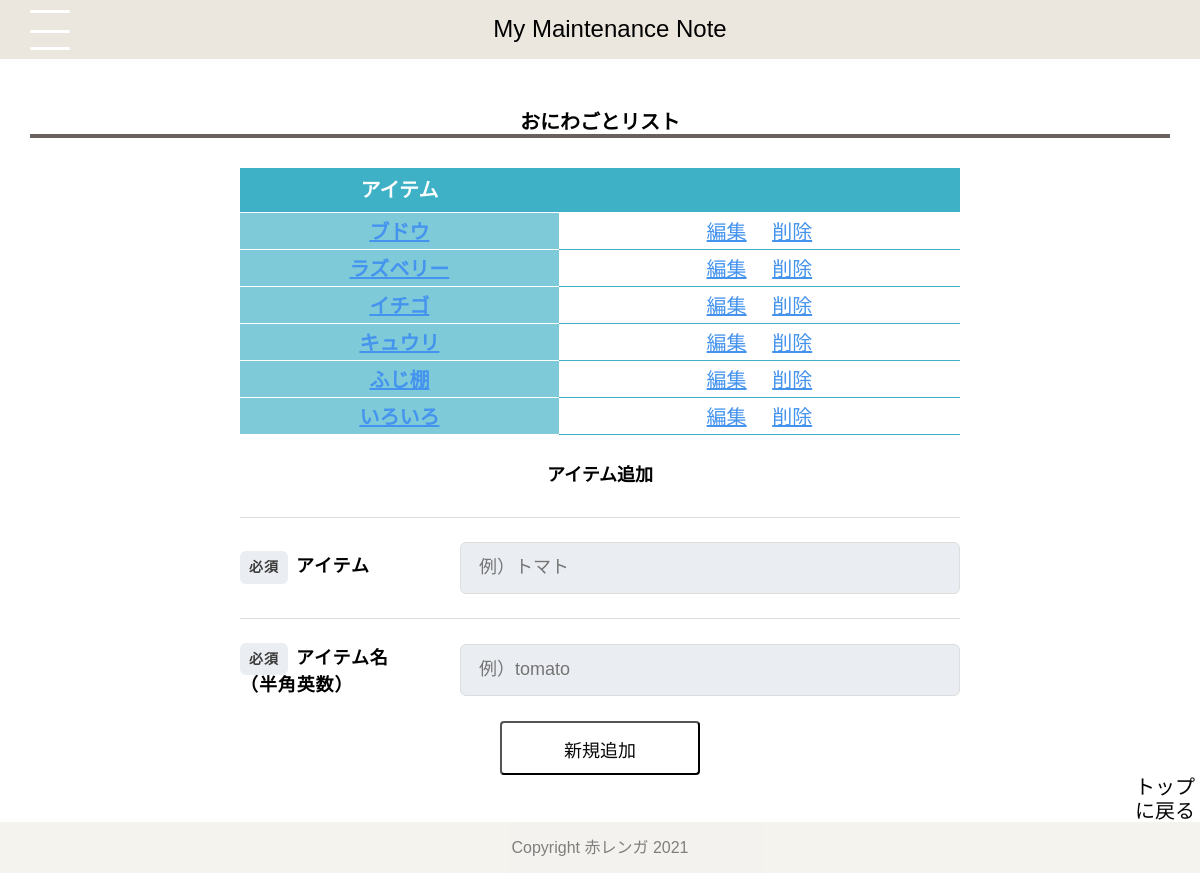
Page /list/niwa on the committed database.
### tables this page shows
CREATE TABLE "items" (
	"id"	INTEGER,
	"ios_id"	INTEGER,
	"item"	TEXT,
	"table_name"	TEXT,
	PRIMARY KEY("id" AUTOINCREMENT)
);

### app.py (the view)
@app.route("/list/niwa")
def niwaitem_list():
    conn = sqlite3.connect("maintenance.db")
    c = conn.cursor()
    c.execute("select id, item from items where ios_id = 2")
    item_list=[]
    for row in c.fetchall():
        item_list.append({"id":row[0],"item":row[1]})
    c.close()
    return render_template("niwaitem_list.html",niwaitem_list = item_list)

### templates/niwaitem_list.html (shortened to what this page needs)
{% extends 'base.html' %}
{% block content %}
<h2>おにわごとリスト</h2>
<table class="table_list" width="60%">
    <thead>
        <tr>
            <th>アイテム</th>
            <th></th>
        </tr>
    </thead>
    {% for item in niwaitem_list %}
    <tbody>
        <tr>
            <th label="アイテム"><a href="/tasklist_niwa/{{item['id']}}" class="btn4">{{item['item']}}</a></th>
            <td>
                <div class="btn_top">
                    <a href="/edit/niwa/{{item['id']}}" class="btn4">編集</a>
                    <a href="/del/niwa/{{item['id']}}" onclick="return confirm('削除しますか？')" class="btn4">削除</a>
                </div>
            </td>
        </tr>
    </tbody>
    {% endfor %}
</table>
<h3>アイテム追加</h3>
<form action="/add/item/niwa" method="POST">
<div class="Form">
    <div class="Form-Item">
        <p class="Form-Item-Label"><span class="Form-Item-Label-Required">必須</span>アイテム</p>
        <input type="text" name="item" class="Form-Item-Input" placeholder="例）トマト">
    </div>
    <div class="Form-Item">
        <p class="Form-Item-Label"><span class="Form-Item-Label-Required">必須</span>アイテム名<br>（半角英数）</p>
        <input type="text" name="table_name" class="Form-Item-Input" placeholder="例）tomato">
    </div>
</div>
    <div>
        <button type="submit" class="btn1">新規追加</button>
    </div>
</form>
    <div class="btn_top1">
        <a href="/index" type="button" class="btn5">トップに戻る</a>
    </div>
{% endblock %}

### static/css/style.css (style rules this page uses)
html { overflow-y: scroll; }
body, h1, h2, h3, h4, h5, p, ul, ol, li, dl, dt, dd { margin: 0px; padding: 0px; }
body { background: #fff; text-align: center; font-size: 16px; line-height: 1.2; min-width: 100%; -webkit-text-size-adjust: 100%; }
a { outline: none; color: inherit; text-decoration: none; }
body { font-family: "Noto Sans Japanese", "ヒラギノ角ゴ Pro W3", "Hiragino Kaku Gothic Pro", "ヒラギノ角ゴ ProN W3", "Hiragino Kaku Gothic ProN", "游ゴシック", YuGothic, "メイリオ", "Meiryo", "HGPｺﾞｼｯｸM", "Osaka", "ＭＳ Ｐゴシック", sans-serif, Century Gothic, Arial; }
body { height: 800px; }
p { text-align: center; font-size: 20px; }
a { color:black; padding: 10px 10px; display: inline-block; font-size: 24px; }
h2 { font-size: 20px; margin: 30px; text-align:center; border-bottom: solid 4px rgb(105, 96, 96); }
h3 { font-size: 18px; text-align:center; margin: 30px; }
table { table-layout: auto; margin-left: auto; margin-right: auto; border-radius: 16px; }
table th { font-size: 20px; padding: 0; }
td { font-size: 20px; }
.table_list { border-collapse: collapse; }
.table_list thead th { background: #3EB1C6; padding: 10px 15px; border-bottom:#FFF solid 1px; color:#FFF; }
.table_list tbody th { background:#7fcad8; color:#FFF; padding: 2px;px 15px; border-bottom:#FFF solid 1px; vertical-align:middle; }
.table_list tbody tr:last-child th { border-bottom:#FFF solid 1px; }
.table_list tbody td { background:#FFF; padding:5px 15px; border-bottom:#3EB1C6 solid 1px; vertical-align:middle; }
form { margin-top: 20px; margin-left: auto; margin-right: auto; max-width: 720px; }
.Form { margin-top: 20px; margin-left: auto; margin-right: auto; max-width: 720px; }
.Form-Item { border-top: 1px solid #ddd; padding-top: 24px; padding-bottom: 24px; width: 100%; display: flex; align-items: center; }
.Form-Item-Label { width: 100%; max-width: 180px; letter-spacing: 0.05em; font-weight: bold; font-size: 18px; text-align: left; }
.Form-Item-Label-Required { border-radius: 6px; margin-right: 8px; padding-top: 8px; padding-bottom: 8px; width: 48px; display: inline-block; text-align: center; background: #eaedf2; color: rgb(61, 60, 60); font-size: 14px; }
.Form-Item-Input { border: 1px solid #ddd; border-radius: 6px; margin-left: 40px; padding-left: 1em; padding-right: 1em; height: 48px; flex: 1; width: 100%; background: #eaedf2; font-size: 18px; }
.btn1 { display: inline-block; width: 200px; height: 54px; text-align: center; text-decoration: none; line-height: 54px; outline: none; background-color:white; color: rgb(10, 10, 10); font-size: 18px; border-radius: 4px; }
.btn_top { text-align: center; }
.btn_top1 { text-align: right; }
.btn4 { height: 20px; font-size: 20px; border-radius: 8px; color: rgb(68, 147, 238); text-align: center; text-decoration: underline; padding: 2px 10px; }
.btn5 { width: 70px; height: 36px; font-size: 20px; border-radius: 8px; color: rgb(5, 5, 5); text-align: center; padding: 0; }

### rows in the picture
items: item "ブドウ"
items: item "ラズベリー"
items: item "イチゴ"
items: item "キュウリ"
items: item "ふじ棚"
items: item "いろいろ"
